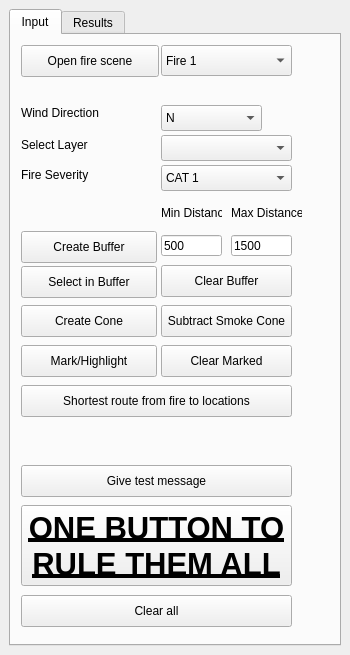
<?xml version="1.0" encoding="UTF-8"?>
<ui version="4.0">
 <class>LocatingToolDockWidgetBase</class>
 <widget class="QDockWidget" name="LocatingToolDockWidgetBase">
  <property name="enabled">
   <bool>true</bool>
  </property>
  <property name="geometry">
   <rect>
    <x>0</x>
    <y>0</y>
    <width>350</width>
    <height>655</height>
   </rect>
  </property>
  <property name="windowTitle">
   <string>Locating Tool</string>
  </property>
  <widget class="QWidget" name="dockWidgetContents">
   <layout class="QGridLayout" name="gridLayout">
    <item row="0" column="0">
     <widget class="QTabWidget" name="tabWidget">
      <property name="currentIndex">
       <number>0</number>
      </property>
      <widget class="QWidget" name="tab">
       <attribute name="title">
        <string>Input</string>
       </attribute>
       <widget class="QPushButton" name="openFireButton">
        <property name="geometry">
         <rect>
          <x>10</x>
          <y>10</y>
          <width>138</width>
          <height>32</height>
         </rect>
        </property>
        <property name="sizePolicy">
         <sizepolicy hsizetype="Fixed" vsizetype="Fixed">
          <horstretch>0</horstretch>
          <verstretch>0</verstretch>
         </sizepolicy>
        </property>
        <property name="text">
         <string>Open fire scene</string>
        </property>
       </widget>
       <widget class="QPushButton" name="selectInBufferButton">
        <property name="geometry">
         <rect>
          <x>10</x>
          <y>231</y>
          <width>136</width>
          <height>32</height>
         </rect>
        </property>
        <property name="text">
         <string>Select in Buffer</string>
        </property>
       </widget>
       <widget class="QLabel" name="label_2">
        <property name="geometry">
         <rect>
          <x>220</x>
          <y>170</y>
          <width>71</width>
          <height>16</height>
         </rect>
        </property>
        <property name="sizePolicy">
         <sizepolicy hsizetype="Preferred" vsizetype="Fixed">
          <horstretch>0</horstretch>
          <verstretch>0</verstretch>
         </sizepolicy>
        </property>
        <property name="text">
         <string>Max Distance</string>
        </property>
       </widget>
       <widget class="QLineEdit" name="maxDistLineEdit">
        <property name="geometry">
         <rect>
          <x>220</x>
          <y>200</y>
          <width>61</width>
          <height>21</height>
         </rect>
        </property>
        <property name="sizePolicy">
         <sizepolicy hsizetype="Fixed" vsizetype="Fixed">
          <horstretch>0</horstretch>
          <verstretch>0</verstretch>
         </sizepolicy>
        </property>
        <property name="text">
         <string>1500</string>
        </property>
       </widget>
       <widget class="QLabel" name="label">
        <property name="geometry">
         <rect>
          <x>150</x>
          <y>170</y>
          <width>61</width>
          <height>16</height>
         </rect>
        </property>
        <property name="sizePolicy">
         <sizepolicy hsizetype="Preferred" vsizetype="Fixed">
          <horstretch>0</horstretch>
          <verstretch>0</verstretch>
         </sizepolicy>
        </property>
        <property name="text">
         <string>Min Distance</string>
        </property>
       </widget>
       <widget class="QComboBox" name="chooseWindDirectionCombo">
        <property name="geometry">
         <rect>
          <x>150</x>
          <y>70</y>
          <width>101</width>
          <height>26</height>
         </rect>
        </property>
        <property name="sizePolicy">
         <sizepolicy hsizetype="Fixed" vsizetype="Fixed">
          <horstretch>0</horstretch>
          <verstretch>0</verstretch>
         </sizepolicy>
        </property>
        <item>
         <property name="text">
          <string>N</string>
         </property>
        </item>
        <item>
         <property name="text">
          <string>NE</string>
         </property>
        </item>
        <item>
         <property name="text">
          <string>E</string>
         </property>
        </item>
        <item>
         <property name="text">
          <string>SE</string>
         </property>
        </item>
        <item>
         <property name="text">
          <string>S</string>
         </property>
        </item>
        <item>
         <property name="text">
          <string>SW</string>
         </property>
        </item>
        <item>
         <property name="text">
          <string>W</string>
         </property>
        </item>
        <item>
         <property name="text">
          <string>NW</string>
         </property>
        </item>
        <item>
         <property name="text">
          <string>no wind</string>
         </property>
        </item>
       </widget>
       <widget class="QLineEdit" name="minDistLineEdit">
        <property name="geometry">
         <rect>
          <x>150</x>
          <y>200</y>
          <width>61</width>
          <height>21</height>
         </rect>
        </property>
        <property name="sizePolicy">
         <sizepolicy hsizetype="Fixed" vsizetype="Fixed">
          <horstretch>0</horstretch>
          <verstretch>0</verstretch>
         </sizepolicy>
        </property>
        <property name="text">
         <string>500</string>
        </property>
       </widget>
       <widget class="QComboBox" name="selectLayerCombo">
        <property name="geometry">
         <rect>
          <x>150</x>
          <y>100</y>
          <width>131</width>
          <height>26</height>
         </rect>
        </property>
       </widget>
       <widget class="QPushButton" name="minMaxBufferButton">
        <property name="geometry">
         <rect>
          <x>10</x>
          <y>196</y>
          <width>136</width>
          <height>32</height>
         </rect>
        </property>
        <property name="text">
         <string>Create Buffer</string>
        </property>
       </widget>
       <widget class="QLabel" name="selectLayerLabel">
        <property name="geometry">
         <rect>
          <x>10</x>
          <y>100</y>
          <width>124</width>
          <height>20</height>
         </rect>
        </property>
        <property name="text">
         <string>Select Layer</string>
        </property>
       </widget>
       <widget class="QLabel" name="label_3">
        <property name="geometry">
         <rect>
          <x>10</x>
          <y>70</y>
          <width>124</width>
          <height>16</height>
         </rect>
        </property>
        <property name="sizePolicy">
         <sizepolicy hsizetype="Preferred" vsizetype="Fixed">
          <horstretch>0</horstretch>
          <verstretch>0</verstretch>
         </sizepolicy>
        </property>
        <property name="text">
         <string>Wind Direction</string>
        </property>
       </widget>
       <widget class="QLabel" name="fireSeverityLabel">
        <property name="geometry">
         <rect>
          <x>10</x>
          <y>130</y>
          <width>124</width>
          <height>20</height>
         </rect>
        </property>
        <property name="text">
         <string>Fire Severity</string>
        </property>
       </widget>
       <widget class="QComboBox" name="selectFireSeverityCombo">
        <property name="geometry">
         <rect>
          <x>150</x>
          <y>130</y>
          <width>131</width>
          <height>26</height>
         </rect>
        </property>
        <item>
         <property name="text">
          <string>CAT 1</string>
         </property>
        </item>
        <item>
         <property name="text">
          <string>CAT 2</string>
         </property>
        </item>
        <item>
         <property name="text">
          <string>CAT 3</string>
         </property>
        </item>
        <item>
         <property name="text">
          <string>CAT 4</string>
         </property>
        </item>
        <item>
         <property name="text">
          <string>CAT 5</string>
         </property>
        </item>
       </widget>
       <widget class="QPushButton" name="clearBuffersButton">
        <property name="geometry">
         <rect>
          <x>150</x>
          <y>230</y>
          <width>131</width>
          <height>32</height>
         </rect>
        </property>
        <property name="text">
         <string>Clear Buffer</string>
        </property>
       </widget>
       <widget class="QPushButton" name="markAreasButton">
        <property name="geometry">
         <rect>
          <x>10</x>
          <y>310</y>
          <width>136</width>
          <height>32</height>
         </rect>
        </property>
        <property name="text">
         <string>Mark/Highlight</string>
        </property>
       </widget>
       <widget class="QPushButton" name="clearMarkedButton">
        <property name="geometry">
         <rect>
          <x>150</x>
          <y>310</y>
          <width>131</width>
          <height>32</height>
         </rect>
        </property>
        <property name="text">
         <string>Clear Marked</string>
        </property>
       </widget>
       <widget class="QPushButton" name="calculateConeButton">
        <property name="geometry">
         <rect>
          <x>10</x>
          <y>270</y>
          <width>136</width>
          <height>32</height>
         </rect>
        </property>
        <property name="text">
         <string>Create Cone</string>
        </property>
       </widget>
       <widget class="QPushButton" name="shortestRouteButton">
        <property name="geometry">
         <rect>
          <x>10</x>
          <y>350</y>
          <width>271</width>
          <height>32</height>
         </rect>
        </property>
        <property name="text">
         <string>Shortest route from fire to locations</string>
        </property>
       </widget>
       <widget class="QPushButton" name="testMessageButton">
        <property name="geometry">
         <rect>
          <x>10</x>
          <y>430</y>
          <width>271</width>
          <height>32</height>
         </rect>
        </property>
        <property name="text">
         <string>Give test message</string>
        </property>
       </widget>
       <widget class="QPushButton" name="takeBiteFromDonutButton">
        <property name="geometry">
         <rect>
          <x>150</x>
          <y>270</y>
          <width>131</width>
          <height>32</height>
         </rect>
        </property>
        <property name="text">
         <string>Subtract Smoke Cone</string>
        </property>
       </widget>
       <widget class="QPushButton" name="everythingAtOnceButton">
        <property name="geometry">
         <rect>
          <x>10</x>
          <y>470</y>
          <width>271</width>
          <height>81</height>
         </rect>
        </property>
        <property name="font">
         <font>
          <pointsize>23</pointsize>
          <weight>75</weight>
          <bold>true</bold>
          <underline>true</underline>
         </font>
        </property>
        <property name="autoFillBackground">
         <bool>false</bool>
        </property>
        <property name="text">
         <string>ONE BUTTON TO
RULE THEM ALL</string>
        </property>
       </widget>
       <widget class="QPushButton" name="completeClearButton">
        <property name="geometry">
         <rect>
          <x>10</x>
          <y>560</y>
          <width>271</width>
          <height>32</height>
         </rect>
        </property>
        <property name="text">
         <string>Clear all</string>
        </property>
       </widget>
       <widget class="QComboBox" name="selectFireButton">
        <property name="geometry">
         <rect>
          <x>150</x>
          <y>10</y>
          <width>131</width>
          <height>31</height>
         </rect>
        </property>
        <item>
         <property name="text">
          <string>Fire 1</string>
         </property>
        </item>
        <item>
         <property name="text">
          <string>Fire 2</string>
         </property>
        </item>
        <item>
         <property name="text">
          <string>Fire 3</string>
         </property>
        </item>
        <item>
         <property name="text">
          <string>Fire 4</string>
         </property>
        </item>
       </widget>
      </widget>
      <widget class="QWidget" name="tab_2">
       <attribute name="title">
        <string>Results</string>
       </attribute>
       <widget class="QTableWidget" name="statisticsTable">
        <property name="geometry">
         <rect>
          <x>30</x>
          <y>40</y>
          <width>261</width>
          <height>192</height>
         </rect>
        </property>
        <property name="sizePolicy">
         <sizepolicy hsizetype="MinimumExpanding" vsizetype="Expanding">
          <horstretch>0</horstretch>
          <verstretch>0</verstretch>
         </sizepolicy>
        </property>
       </widget>
       <widget class="QPushButton" name="getSummaryButton">
        <property name="geometry">
         <rect>
          <x>60</x>
          <y>0</y>
          <width>201</width>
          <height>32</height>
         </rect>
        </property>
        <property name="text">
         <string>Get attribute summary</string>
        </property>
       </widget>
      </widget>
     </widget>
    </item>
   </layout>
  </widget>
 </widget>
 <resources/>
 <connections/>
</ui>
